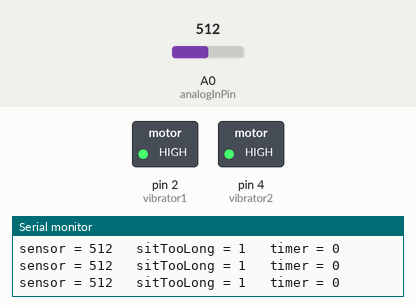
Simulated run of this sketch. Board: Arduino Uno, built with avr-gcc and run on an emulated ATmega328P. Shown: switched loads named in the sketch (green lamp = pin HIGH), the last lines printed to the serial monitor. The inputs (shaded band) are chosen by the test bench; at power-on: A0 (analogInPin) = 512.

Above: at 1.2 s.
1.3 s: A0 (analogInPin) set to 467
4.3 s: A0 (analogInPin) set to 453
At 5.1 s:
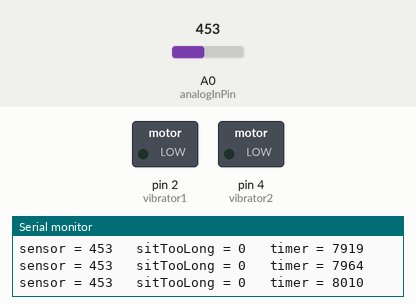
Timing chart, 0 to 7.3 s (numbered marks = the images above; inputs shaded):
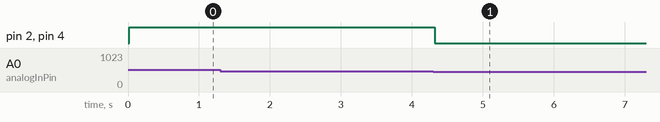

Measured:
- the behaviour switches between 460 and 459 on A0 (analogInPin) (found by bisection; images 0 and 1)
- after the input at 4.3 s, pin 2 (vibrator1), pin 4 (vibrator2): HIGH → LOW at once

The sketch:

velostat.ino
```cpp
/* Grupp 3 - Prototyp: Vibrationssätet
    Ett säte som vibrerar när användaren har suttit på sätet i en bestämd period.
*/


// Analog input pin that the Velostat is connected to
const int analogInPin = A0;

// value read from the Velostat
int sensorValue = 0;
unsigned long timer = 0;
unsigned long setTime = 3000;
boolean sitTooLong = false;

int vibrator1 = 2;
int vibrator2 = 4;

void setup() {
  Serial.begin(9600);
  pinMode(vibrator1, OUTPUT);
  pinMode(vibrator2, OUTPUT);

}

void loop() {
  // read the analog in value:
  unsigned long currentTime = millis();
  sensorValue = analogRead(analogInPin);

  for (sensorValue; sensorValue < 460;) {
    timer = currentTime + setTime;
    break;
  }

  if (currentTime > timer) {
    sitTooLong = true;
  } else {
    sitTooLong = false;
  }

  if (sitTooLong == true) {
    digitalWrite(vibrator1, HIGH);
    digitalWrite(vibrator2, HIGH);
  } else {
    digitalWrite(vibrator1, LOW);
    digitalWrite(vibrator2, LOW);
  }

  // print the results to the serial monitor:
  Serial.print("sensor = " );
  Serial.print(sensorValue);
  Serial.print("\t sitTooLong = ");
  Serial.print(sitTooLong);
  Serial.print("\t timer = ");
  Serial.println(timer);
}
```
